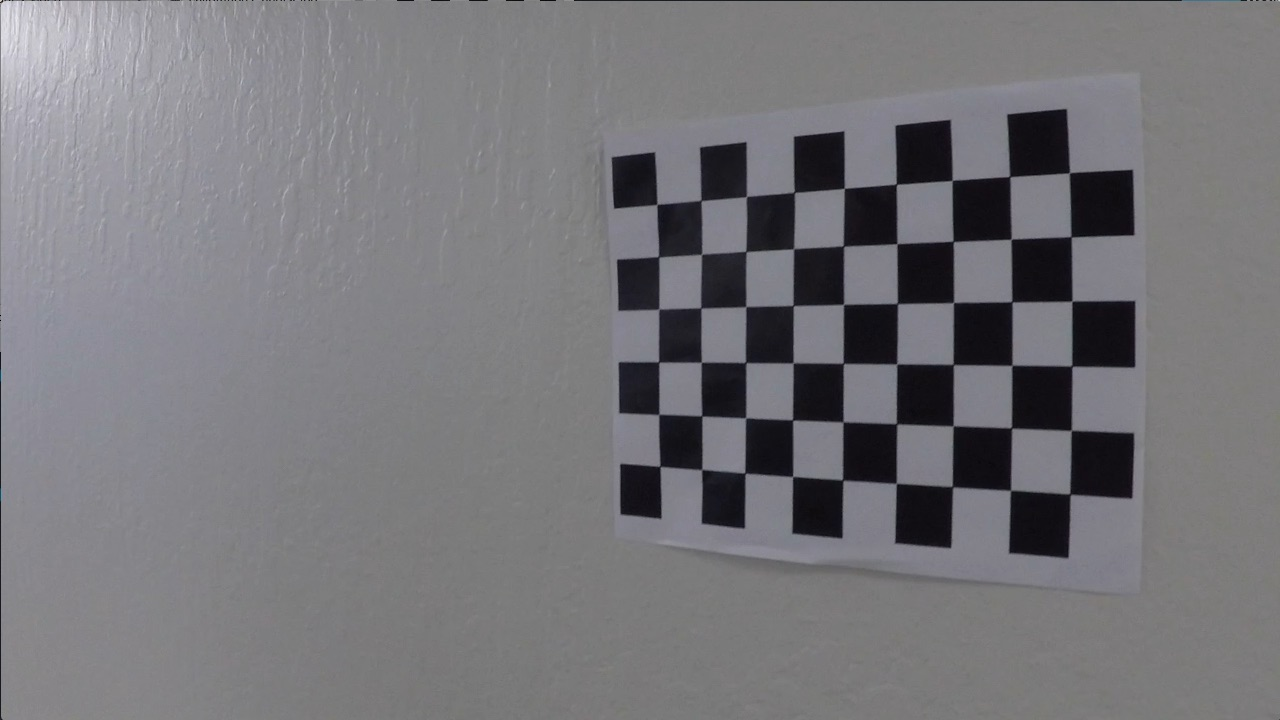
#> input picture Term1/Proj4_AdvancedLaneLines/To Submit/camera_cal/calibration12.jpg, 1280 x 720 px; its folder holds only this picture in this run
$ jupyter execute --allow-errors Advanced_Lane_Detection.ipynb   (older library calls are emulated)
#> lines starting #> are read from the running program, lines starting #| are printed output that depends on the picture; after the words box and inside, x2 and y2 are one past the last pixel; in counts of white or black regions, pixels touching at a corner belong together
# Self-Driving Car Engineer Nanodegree

## Advanced Lane Detection

## Project: Build an advanced lane finding algorithm

# 1. Camera Caliberation

[cell 1]
import numpy as np

# for camera caliberation
import cv2

# for opening files
import os, sys

# for copying image and save them to disk
import matplotlib.image as mpimg

# randint
import random
# Plotting images
import matplotlib.pyplot as plt

### Define Camera Calibrator class
This project has a object oriented approach towards solving the goal of find lanes in driving videos. CameraCaliberator is the first class which is defined below which inputs the source of images used for caliberation and contains details of the caliberated camera e.g. distortion matrix, radial vector etc

[cell 2]
# Camera Caliberator class
class CameraCalibrator:
    ''' Constructor
    # Input args:
    ## test_images_folder - input folder where all the images required for camera calibration are present
    ## output_folder - where the undistorted images will be output
    ## number_of_corners - corners in the checkboard which need to be used for calibration
    '''
    def __init__(self, test_images_folder, number_of_corners=(8,6)):
        # root_folder containing path to input images folder
        self.root_folder = test_images_folder

        # nx - number of corners in x dimension
        self.nx = number_of_corners[0]

        # ny - number of corners in y dimension
        self.ny = number_of_corners[1]

        # member variable to store 2-D image points
        self.image_points = []

        # member variable to store 3-D real world object points
        self.object_points = []

        # image_shape - shape of the input images
        self.image_shape = None

        # member variable to store CameraMatrix
        self.CameraMatrix = []

        # member variable to store DistortionMatrix
        self.DistortionMatrix = []

    ''' computeObjectPoints
    1. This method uses nx and ny to compute default set of real-world object points
    2. Returns object_points
    '''
    def computeObjectPoints(self):
        # Compute default set of object points
        object_points = np.zeros((self.ny*self.nx, 3), np.float32)

        # reshape object points to x,y coordinates
        object_points[:,:2] = np.mgrid[0:self.nx, 0:self.ny].T.reshape(-1, 2)

        return object_points
    ''' findChessboardCorners
    # Input args
    # object_points - used in finding chessboard corners of distorted images
    1 For each image in input folder
    1.1 Applies opencv algorithm "findChessboardCorners" to find the chessboard corners of the gray scale image using (nx, ny)
    1.2 Draws the corners on the gray image and prints a sample image
    2. Stashes away object points and image points in object member variables
    '''
    def findChessboardCorners(self, object_points):
        # Loop through all images in the root_folders
        idx = 0

        # get all the images from root_folder
        file_list = os.listdir(self.root_folder)

        # get the total number of images in the folder
        self.number_of_images = len(file_list)

        # generate a random image index which is used for visualizing the chessboard corners
        random_image_idx = random.randint(0, len(file_list)-1)

        for file in file_list:
            # read image
            image = cv2.imread(self.root_folder+"/"+ file)
#> image is the input picture: shape (720, 1280, 3); mean B, G, R 121.6, 117.6, 118.5

            # convert image to grayscale
            gray = cv2.cvtColor(image, cv2.COLOR_BGR2GRAY)

            if self.image_shape is None:
                self.image_shape = gray.shape[::-1]

            # use gray scale image to find chess board corners
            ret, corners = cv2.findChessboardCorners(gray, (self.nx,self.ny), None)
#> ret = True; corners = 54 rows, first 8: [658.3, 203.3], [700.5, 200.5], [746.4, 196.4], [793.7, 191.7], [845, 187.7], [896.3, 183.9], [953.3, 180], [1008.9, 176.3]

            if corners is not None and corners.shape[0] == object_points.shape[0]:
                # generate corners identified image
                img_corners = np.copy(image)
                img_corners = cv2.drawChessboardCorners(img_corners, (self.nx,self.ny), corners, ret)
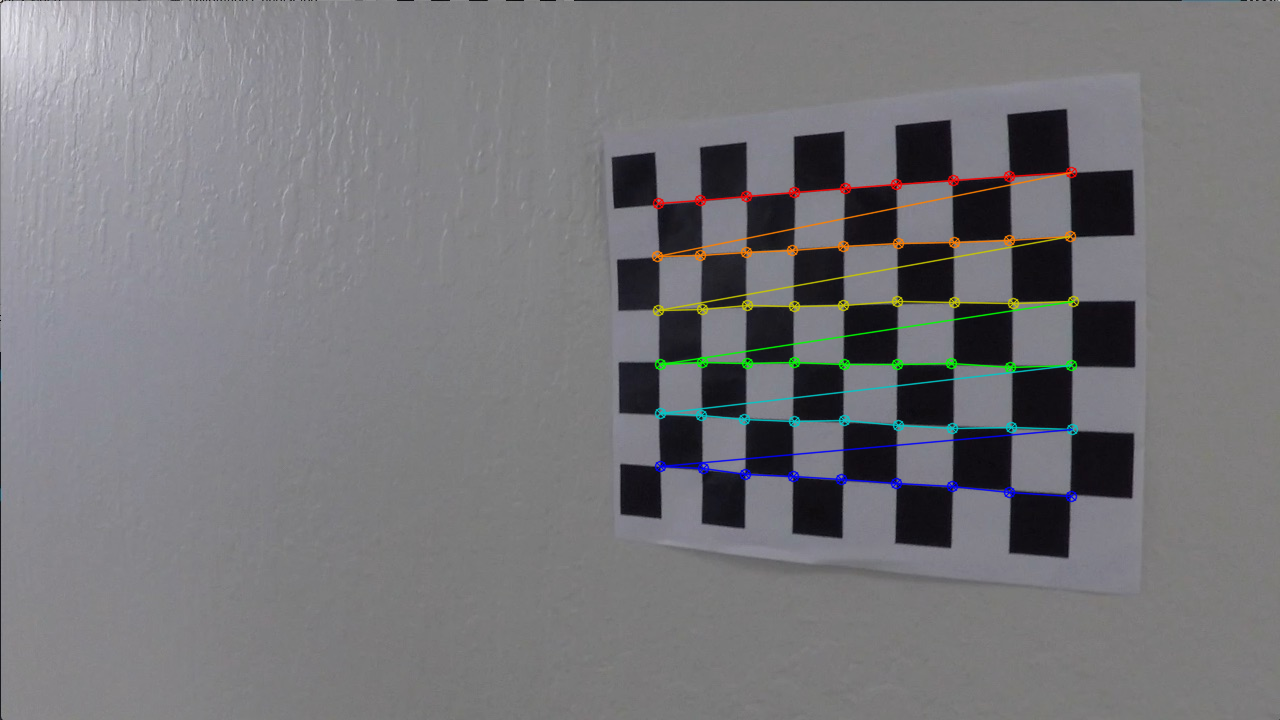
#> img_corners: shape (720, 1280, 3); 1.94% of pixels changed, all inside (x1, y1, x2, y2) = (651, 166, 1080, 503)

                if idx == random_image_idx:
                    fig=plt.figure();
                    plt.imshow(img_corners)
                    plt.title("Chessboard corners drawn for " + file)
                    plt.show()

                self.image_points.append(corners)
                self.object_points.append(object_points)
            idx += 1
    ''' caliberate
    1. Uses object and image points to caliberate camera using opencv algorithm "caliberateCamera"
    1.1 Stashes away camera matrix, distortion matrix, radial vectors and tangential vectors output by caliberateCamera method
    '''
    def calibrate(self):
        # compute object points
        object_points = self.computeObjectPoints();

        # find chessboard corners in each image input
        self.findChessboardCorners(object_points);

        # Calibrate camera using object points and image points
        ret, mtx, dist, rvecs, tvecs = cv2.calibrateCamera(self.object_points, self.image_points, self.image_shape, None, None)
#> ret = 1.43; mtx = [[1600.3, 0, 699.3], [0, 1405.9, 444.1], [0, 0, 1]]; dist = [[0.601, -17.56, -0.00262, -0.00292, 98.26]]; rvecs = ([0.0663, 0.773, 0.0246],); tvecs = ([-0.687, -4.57, 26.88],)
        self.CameraMatrix = mtx
#> self.CameraMatrix has the same summary as mtx
        self.DistortionMatrix = dist
#> self.DistortionMatrix = [[0.601, -17.56, -0.00262, -0.00292, 98.26]]
        self.RadialVectors = rvecs
#> self.RadialVectors = ([0.0663, 0.773, 0.0246],)
        self.TangentialVectors = tvecs
#> self.TangentialVectors = ([-0.687, -4.57, 26.88],)

    ''' undistort
    # Input args:
    # image - input image which needs to be distorted

    1. Using camera matrix, distortion matrix apply opencv algorithm to undistort given input image
    2. returns the undistorted image
    '''
    def undistort(self, image):
        undistorted = np.copy(image)
        if self.CameraMatrix is not None:
            # convert image to grayscale
            undistorted  = cv2.undistort(image, self.CameraMatrix, self.DistortionMatrix, None, self.CameraMatrix)
        return undistorted


$ run again, on Term1/Proj4_AdvancedLaneLines/To Submit/camera_cal/calibration19.jpg
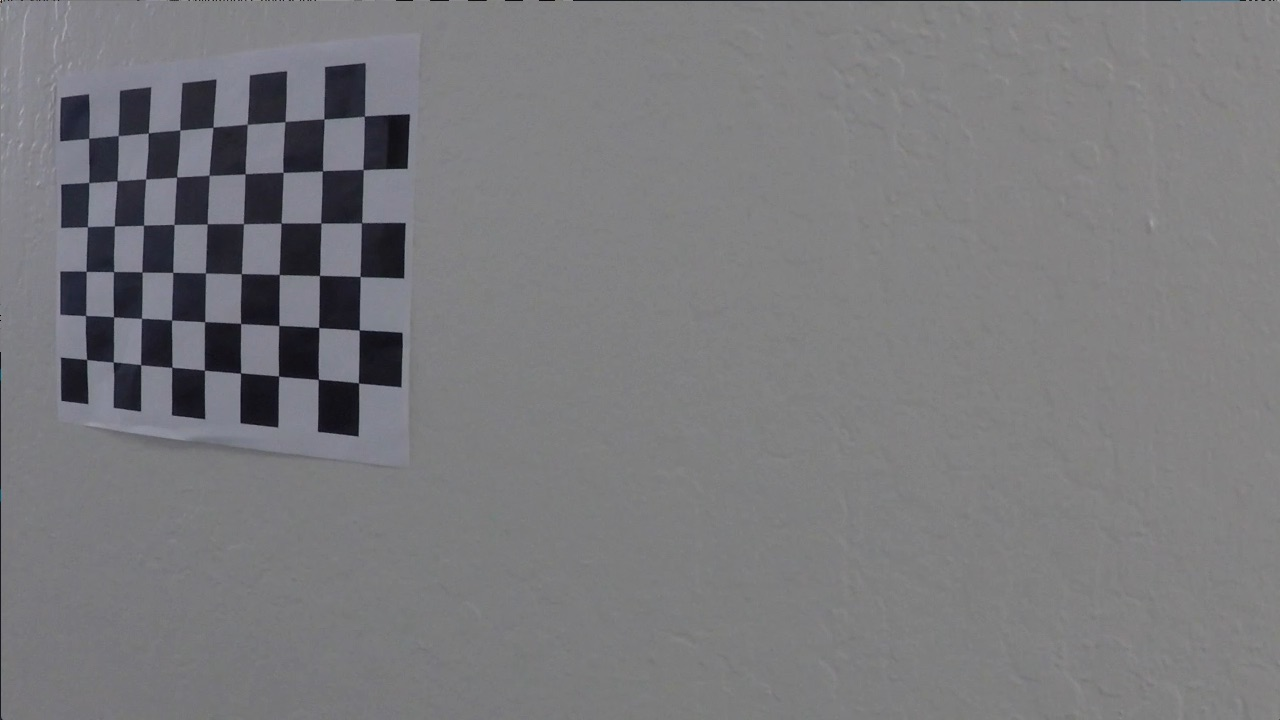
#> input picture Term1/Proj4_AdvancedLaneLines/To Submit/camera_cal/calibration19.jpg, 1280 x 720 px
#> in findChessboardCorners, image is the input picture: shape (720, 1280, 3); mean B, G, R 124.3, 121.5, 121.6
#> in findChessboardCorners, `ret, corners = cv2.findChessboardCorners(gray, (self.nx,self.ny), None)`: ret = True; corners = 54 rows, first 8: [88.68, 138.4], [118.2, 135.5], [148.5, 132.9], [180, 130], [212.9, 127.3], [247.3, 124.3], [285, 121.6], [324.1, 119]
#> in findChessboardCorners, `img_corners = cv2.drawChessboardCorners(img_corners, (self.nx,self.ny)..`:
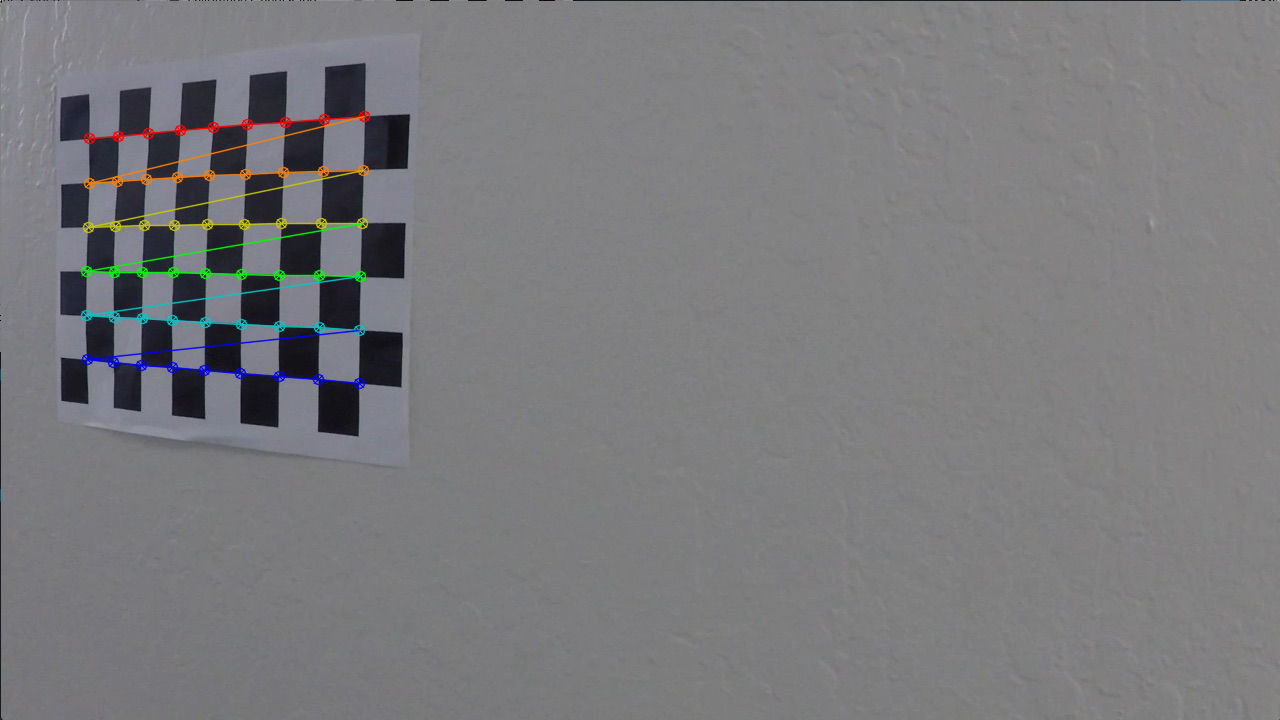
#> img_corners: shape (720, 1280, 3); 1.45% of pixels changed, all inside (x1, y1, x2, y2) = (80, 110, 371, 390)
#> in calibrate, `ret, mtx, dist, rvecs, tvecs = cv2.calibrateCamera(self.object_points,..`: ret = 0.586; mtx = [[1379.8, 0, 646.9], [0, 1410.7, 465.1], [0, 0, 1]]; dist = [[-0.0108, -6.8, -0.114, -0.0822, 16.57]]; rvecs = ([-0.0135, 0.424, 0.0488],); tvecs = ([-12.67, -6.84, 31.74],)
#> self.CameraMatrix has the same summary as mtx
#> self.DistortionMatrix = [[-0.0108, -6.8, -0.114, -0.0822, 16.57]]
#> self.RadialVectors = ([-0.0135, 0.424, 0.0488],)
#> self.TangentialVectors = ([-12.67, -6.84, 31.74],)

$ run again, on Term1/Proj4_AdvancedLaneLines/To Submit/camera_cal/calibration2.jpg
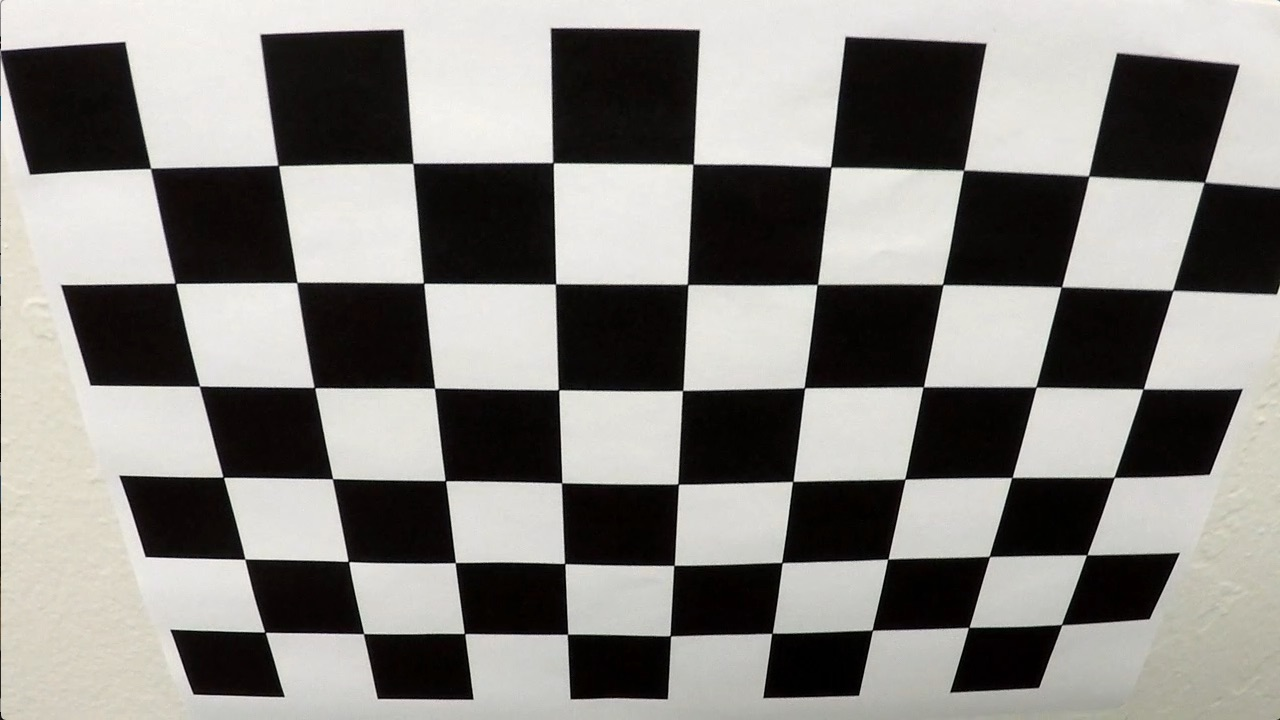
#> input picture Term1/Proj4_AdvancedLaneLines/To Submit/camera_cal/calibration2.jpg, 1280 x 720 px
#> in findChessboardCorners, image is the input picture: shape (720, 1280, 3); mean B, G, R 128.5, 132.4, 134.4
#> in findChessboardCorners, `ret, corners = cv2.findChessboardCorners(gray, (self.nx,self.ny), None)`: ret = True; corners = 54 rows, first 8: [150.6, 168.4], [278.3, 165.4], [412.9, 163.5], [553, 162.6], [693.2, 164.2], [830.6, 166.9], [963.5, 170.4], [1088.6, 176.1]
#> in findChessboardCorners, `img_corners = cv2.drawChessboardCorners(img_corners, (self.nx,self.ny)..`:
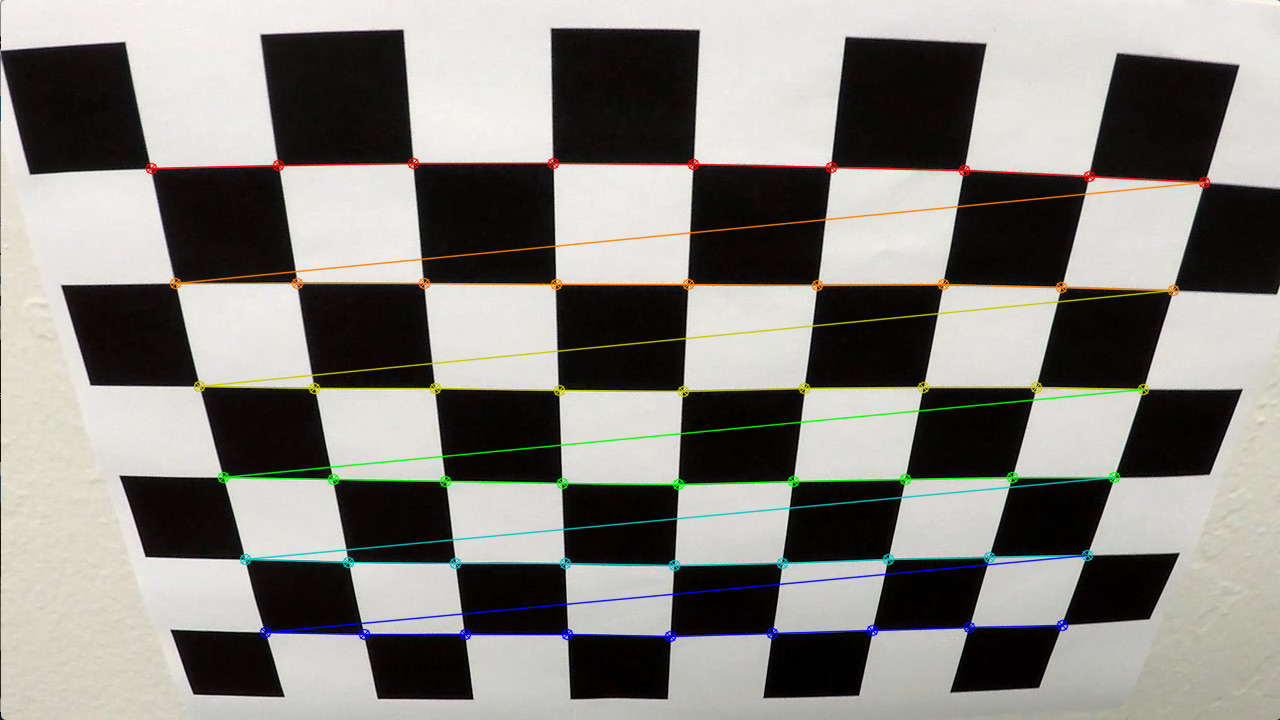
#> img_corners: shape (720, 1280, 3); 3.76% of pixels changed, all inside (x1, y1, x2, y2) = (145, 157, 1211, 643)
#> in calibrate, `ret, mtx, dist, rvecs, tvecs = cv2.calibrateCamera(self.object_points,..`: ret = 0.867; mtx = [[788.8, 0, 646.8], [0, 756, 212.5], [0, 0, 1]]; dist = [[-0.159, 0.0736, 0.0212, 0.00277, -0.00689]]; rvecs = ([0.401, -0.0328, 0.0155],); tvecs = ([-3.67, -0.395, 5.45],)
#> self.CameraMatrix = [[788.8, 0, 646.8], [0, 756, 212.5], [0, 0, 1]]
#> self.DistortionMatrix = [[-0.159, 0.0736, 0.0212, 0.00277, -0.00689]]
#> self.RadialVectors = ([0.401, -0.0328, 0.0155],)
#> self.TangentialVectors = ([-3.67, -0.395, 5.45],)
